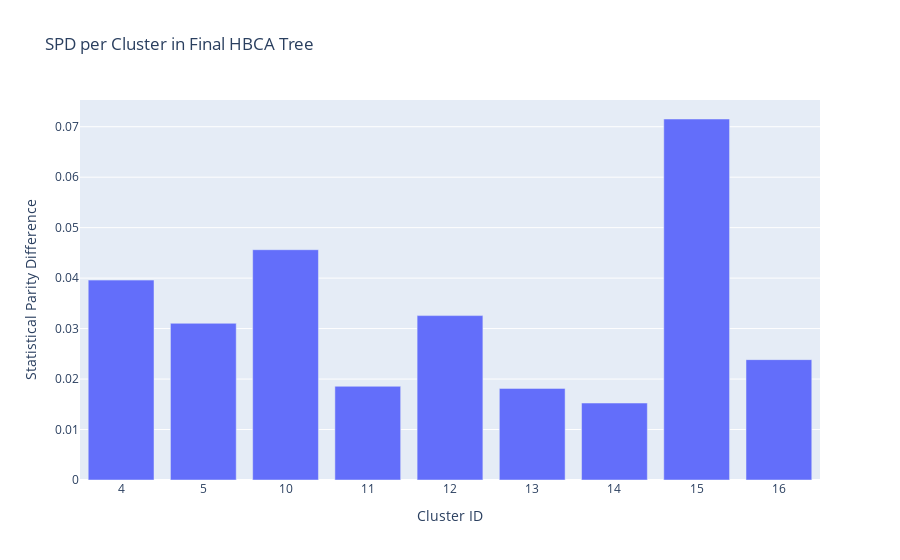

The notebook cell this image was saved under:
### Code cell
df = pd.read_csv("data/altered_data/data_pred_ground_altered_pred.csv")

df['bin_predictions'] = [1 if i > 0.7 else 0 for i in df['predictions']] # For probability predictions -> above 0.7 will be classified as a 1 else 0

# Features taken into account when clustering with K-modes
features = [col for col in df.columns if col !='predictions' and col !='bin_predictions' and col !='actual_outcome' and col !='cluster' and col != 'Unnamed: 0']
X = df[features].astype(str).values
y = df['bin_predictions'].values

# Iterations of clustering algorithm
max_iter = 10

# Smallest number of samples a cluster is allowed to have
min_size = 50

# The collumn we look at when computing the bias
bias_test_cols = 'persoon_geslacht_vrouw'


class Dataset:
    """
    Class for structuring the dataset
    """
    def __init__(self, df):
        data = torch.tensor(df.values, dtype=torch.float)
        self.data = data
        self.columns = df.columns.tolist()
        self.i2c = self.columns
        self.c2i = {name: i for i, name in enumerate(self.columns)}


class ClusterNode:
    """
    Class to keep track of the data for each cluster
    """
    def __init__(self, indices, cluster_id):
        self.indices = indices
        self.left = None
        self.right = None
        self.cluster_id = cluster_id


def compute_bias(sub_df, bias_test_cols):
    """
    Computes biggest difference in positive prediction chance between all group of the given collumn
    """
    wrapped = Dataset(sub_df)

    attr = bias_test_cols
    params = {
        'prediction_column': 'bin_predictions',
        'ground_truth_column': 'ground_truth',
        'protected_values': torch.tensor([col == attr for col in sub_df.columns])
    }

    metric = statistical_parity(wrapped, params)
    results = metric.show(raw_results=True)

    group_probs = results[attr]['group_probs']
    probs = list(group_probs.values())
    assert len(probs) >= 2, 'The chosen attribute to test fairness on has only one group, thus we cannot calculate the difference'
    diff = abs(max(probs) - min(probs))
    return diff

        

def hbca_tree(X, y, df, max_iter, min_size=50):
    """
    Clustering algorithm which uses K-modes to make clusters which are then compared and 
    """
    cluster_counter = 1
    root = ClusterNode(np.arange(len(y)), cluster_id=0)
    queue = deque([root])

    df['cluster'] = -1
    df.loc[df.index[root.indices], 'cluster'] = 0

    cluster_spd_log = {}

    for _ in range(max_iter):
        if queue:
            node = queue.popleft()

            if len(node.indices) >= 2 * min_size:
                kmodes = KModes(n_clusters=2)
                labels = kmodes.fit_predict(X[node.indices]) # K-modes to split the data on the features

                left_indices = node.indices[labels == 0]
                right_indices = node.indices[labels == 1]

                parent_df = df.iloc[node.indices]
                left_df = df.iloc[left_indices]
                right_df = df.iloc[right_indices]

                # calculate bias in the sets
                spd_parent = compute_bias(parent_df, bias_test_cols)
                spd_left = compute_bias(left_df, bias_test_cols)
                spd_right = compute_bias(right_df, bias_test_cols)

                # if there is more bias in a split, add the splits to the data and remove the set before splitting
                if max(spd_left, spd_right) > spd_parent and (len(left_indices) >= min_size or len(right_indices) >= min_size):
                    left_id = cluster_counter
                    right_id = cluster_counter + 1
                    cluster_counter += 2

                    df.loc[df.index[left_indices], 'cluster'] = left_id
                    df.loc[df.index[right_indices], 'cluster'] = right_id

                    node.left = ClusterNode(left_indices, cluster_id=cluster_counter - 2)
                    node.right = ClusterNode(right_indices, cluster_id=cluster_counter - 1)

                    queue.extend([node.left, node.right])

                    if node.cluster_id in cluster_spd_log:
                        cluster_spd_log.__delitem__(node.cluster_id)

                    cluster_spd_log[left_id] = spd_left
                    cluster_spd_log[right_id] = spd_right
                else:
                    # If there isn't more bias in a split, keep the non-splitted set
                    cluster_spd_log[node.cluster_id] = spd_parent

    return df, cluster_spd_log


df, cluster_spd_log = hbca_tree(X, y, df, max_iter, min_size) # run algorithm


# 
sorted_clusters = sorted(cluster_spd_log.items())
cluster_ids = [str(k) for k, _ in sorted_clusters]
spd_values = [v for _, v in sorted_clusters]

fig = go.Figure()

fig.add_trace(go.Bar(
    x=cluster_ids,
    y=spd_values,
    name='Statistical Parity Difference',
))

fig.update_layout(
    title='SPD per Cluster in Final HBCA Tree',
    xaxis_title='Cluster ID',
    yaxis_title='Statistical Parity Difference',
)

fig.show()

### Figure 1 — Plotly figure (JSON) as saved in the notebook; plotly's stock layout.template omitted (floating-point values rounded to 4 significant figures)
{"data": [{"name": "Statistical Parity Difference", "type": "bar", "x": ["4", "5", "10", "11", "12", "13", "14", "15", "16"], "y": [0.0396, 0.03105, 0.04563, 0.01857, 0.03257, 0.01815, 0.01525, 0.07153, 0.02385]}], "layout": {"title": {"text": "SPD per Cluster in Final HBCA Tree"}, "xaxis": {"title": {"text": "Cluster ID"}}, "yaxis": {"title": {"text": "Statistical Parity Difference"}}}}
